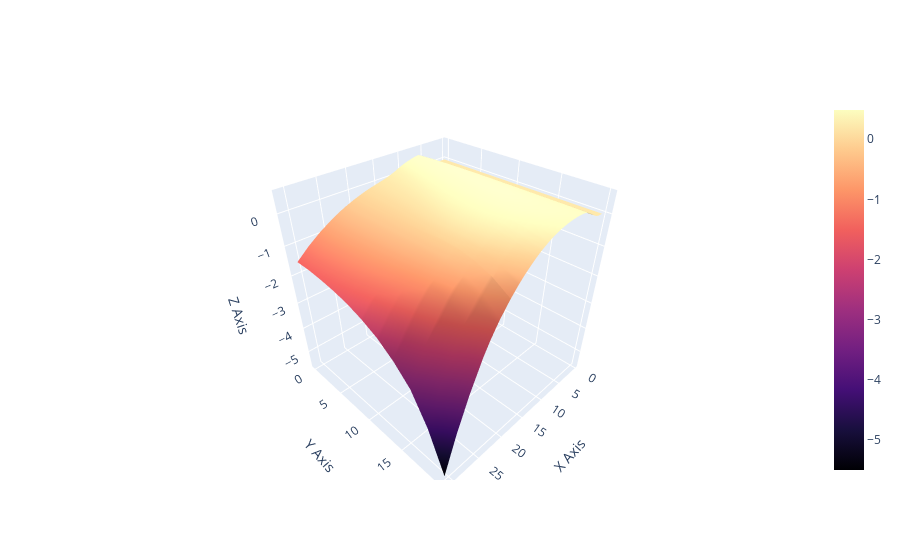

Notebook source saved alongside this figure:
### Code cell
path = r'TSRxCPxPSI.csv'
df = pd.read_csv(path)
X = df.iloc[:, 0].values
Y = np.arange(len(df.columns)-1)
X, Y = np.meshgrid(X, Y)

Z = np.array(df.iloc[:, 1:]).T

# Create the plot
fig = go.Figure(data=[go.Surface(z=Z, x=X, y=Y, colorscale='magma')])

# Customize layout
fig.update_layout(
    scene = {
        'xaxis_title': 'X Axis',
        'yaxis_title': 'Y Axis',
        'zaxis_title': 'Z Axis',
        #'zaxis': dict(range=[-2.01, 0.5])
    },
    coloraxis_colorbar=dict(
        title="Color Scale"
    ),
)

# Show the plot
fig.show()

### Figure 1 — Plotly figure (JSON) as saved in the notebook; plotly's stock layout.template omitted (floating-point values rounded to 4 significant figures; data arrays with more than 128 entries replaced by an {"elided": "..."} marker saying what was removed)
{"data": [{"colorscale": [[0, "#000004"], [0.1111, "#180f3d"], [0.2222, "#440f76"], [0.3333, "#721f81"], [0.4444, "#9e2f7f"], [0.5556, "#cd4071"], [0.6667, "#f1605d"], [0.7778, "#fd9668"], [0.8889, "#feca8d"], [1, "#fcfdbf"]], "type": "surface", "x": {"elided": "21x196 float values"}, "y": {"elided": "21x196 int values"}, "z": {"elided": "21x196 float values"}}], "layout": {"coloraxis": {"colorbar": {"title": {"text": "Color Scale"}}}, "scene": {"xaxis": {"title": {"text": "X Axis"}}, "yaxis": {"title": {"text": "Y Axis"}}, "zaxis": {"title": {"text": "Z Axis"}}}}}
